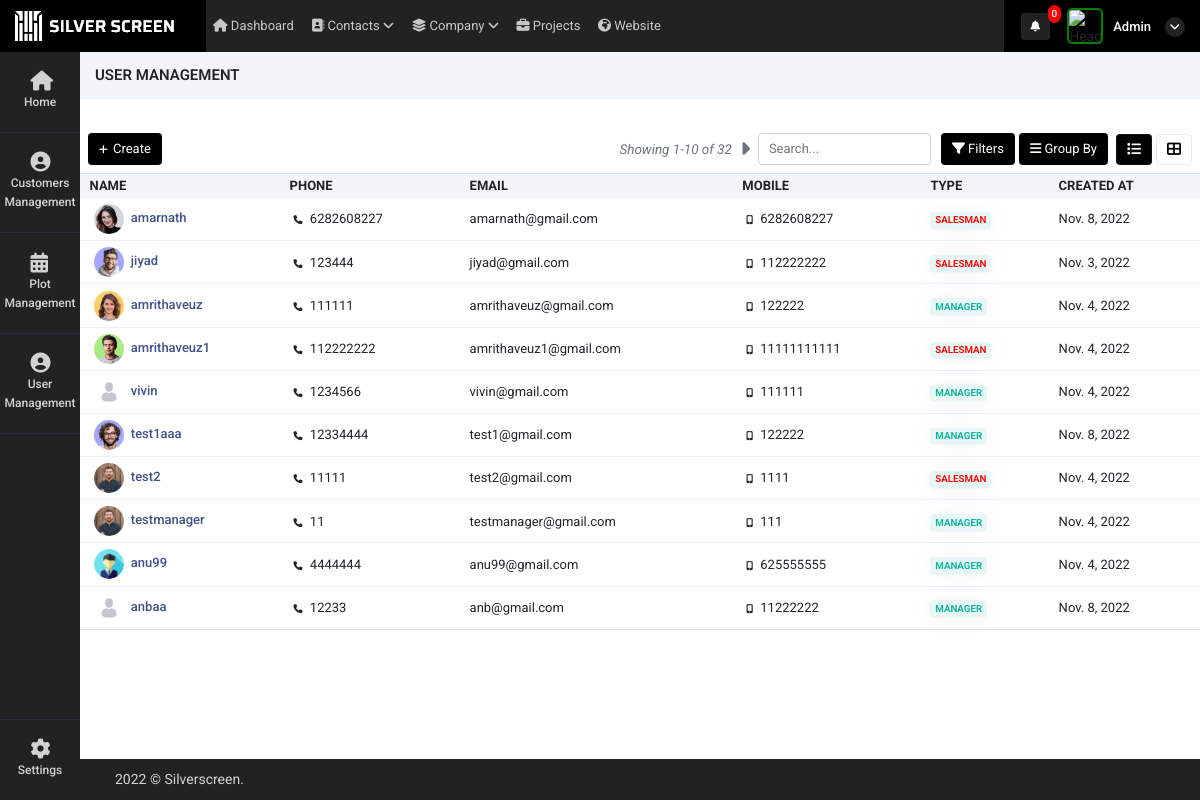
Screenshot of /user_management (signed in) with the database file from the repository.
### super_admin/models.py (models this page shows)
class common(models.Model):  # COMM0N
    dt = models.DateField(auto_now=True)
    tm = models.TimeField(auto_now=True)
    updated = models.DateTimeField(default=timezone.now)
    status = models.CharField(max_length=255, null=True)
    class Meta:
        abstract = True

class user_Details(common):
    auth_user = models.ForeignKey(User,on_delete=models.CASCADE,related_name="auth_user_login_id", null=True)
    name = models.CharField(max_length=255,null=True)
    phone = models.CharField(max_length=255,null=True)
    email = models.EmailField(null=True)
    mobile = models.CharField(max_length=255,null=True)
    emp_id = models.CharField(max_length=255,null=True)
    address1 = models.CharField(max_length=255,null=True)
    address2 = models.CharField(max_length=255,null=True)
    city = models.CharField(max_length=255,null=True)
    state = models.CharField(max_length=255,null=True)
    country = models.CharField(max_length=255,null=True)
    zip = models.CharField(max_length=255,null=True)
    password_geration_type = models.CharField(max_length=255,choices=password_generate_option,null=True)
    user_type = models.CharField(max_length=255,choices=login_user_type,null=True)
    atatchment = models.FileField(upload_to="user_image",null=True)
    created_by = models.ForeignKey(User,on_delete=models.CASCADE,related_name="added_by_user_id", null=True)
    plot_list_view = models.CharField(max_length=255,null=True)
    price_visibility = models.IntegerField(null=True,default=1)
    property_access =  models.CharField(max_length=255,choices=property_access_option,null=True)
    manager_nav_ploat_permission = models.IntegerField(default=0)
    manager_nav_user_permission = models.IntegerField(default=0)
    manager_nav_plot_edit_permission = models.IntegerField(default=0)

### super_admin/views.py (the view)
# urls.py: path('user_management',views.user_management,name='user_management'),
def user_management(request):
    page_number = request.GET.get("page")
    user_data = user_Details.objects.all()
    data_paginator = Paginator(user_data, 10)
    try:
        page_obj = data_paginator.get_page(page_number)
    except PageNotAnInteger:
        page_obj = data_paginator.page(1)
    context = {
        'user_data': user_data,
        'page_obj': page_obj
    }
    return render(request, 'super_admin/user_management.html', context)

### super_admin/templates/super_admin/user_management.html (shortened to what this page needs)
 {% extends "super_admin/base10.html" %}
{% load static %}
    {% block content %}
    <div class="container-fluid px-0">
        <div class="row">
            <div class="col-12 buttns">
                <h5>User Management</h5>
            </div>
            </div>
            </div>
    <div class="container-fluid mt-4 px-0">
        <div class="tab-content contnt" id="demo_result_employee">
            <div class="tab-pane active" id="home1" role="tabpanel">
                <div
                    class="d-flex align-items-center justify-content-between px-2">
                    <div class="col-md-4 px-0">
                        <a href="create_user"><button type="button"
                                class="btn btn-prim add-btn create-button"><i
                                    class="fas fa-plus"></i>
                                Create
                            </button></a>
                    </div>
                    <div class="d-flex align-items-center">
                        <span class="text-muted d-flex align-items-center">
                            <i class="text-muted" style="font-size: 13.5px;">Showing {{ page_obj.start_index }}-{{ page_obj.end_index }} of {{ page_obj.paginator.count }}</i>
                            {% if page_obj.has_next %}
                                <a class="next_page_action" data-url="next_page_action_url_user?page={{page_obj.next_page_number}}"  style="color: black;" href="#"><i class="fas fa-caret-right ml-2 pagintn text-muted pagination_add" style="font-size: 20px;margin-top: 3px;"></i></a>
                            {% endif %}
                        </span>
                        <input type="text" class="form-cont ml-2"
                            placeholder="Search..." autocomplete="off"
                            id="search_value" value="" onkeyup="myFunction()">
                        <div class="dropdown btn-group fitr">
                            <button type="button" class="btn btn-prim dropdown-toggle" data-toggle="dropdown">
                                <i class="fas fa-filter"></i>
                                Filters
                            </button>
                        </div>
                        <div class="dropdown btn-group grpby">
                            <button type="button" class="btn btn-prim mx-1 dropdown-toggle" data-toggle="dropdown"> <i
                                    class="fas fa-bars"></i>
                                Group By
                            </button>
                        </div>
                        <ul class="nav nav-tabs nav-ta" role="tablist">
                            <li class="nav-item mx-1">
                                <a class="nav-link kan-tab active"
                                    data-toggle="tab" href="#ho" role="tab"
                                    aria-selected="false">
                                    <i class="fas fa-list"></i>
                                </a>
                            </li>
                            <li class="nav-item">
                                <a class="nav-link kan-tab" data-toggle="tab"
                                    href="#pro" role="tab"
                                    aria-selected="false">
                                    <i class="fas fa-th-large"></i>
                                </a>
                            </li>
                        </ul>
                    </div>
                </div>
                <div class="tab-content">
                    <div class="tab-pane active" id="ho" role="tabpanel">
                        <div class="table-responsive mb-1  mt-2">
                            <table class="table table-nowrap align-middle user_table"
                                id="orderTable">
                                <thead class="table-light">
                                    <tr class="text-uppercase">
                                        <th class="sort"
                                            data-sort="customer_name" style="width:200px;">
                                            Name</th>
                                        <th class="sort"
                                            data-sort="product_name">
                                           Phone
                                        </th>
                                        <th class="sort" data-sort="date">Email</th>
                                        <th class="sort" data-sort="company">
                                           Mobile
                                        </th>
                                        <th class="sort" data-sort="company">
                                            Type
                                         </th>
                                        <th class="sort" data-sort="company">
                                           Created At
                                        </th>
                                    </tr>
                                </thead>
                                <tbody class="list form-check-all append_search_result">
                                    {% for i in page_obj  %}
                                    <tr onclick="window.location='user_edit?id={{i.id}}'">
                                        {% if i.atatchment == "" %}
                                        <td class="id"><img style="width:30px;    border-radius: 50%;" src="{% static 'adminicon.jpg' %}" class="m-1"/><a href="user_edit?id={{i.id}}"
                                                class="fw-medium link-primary">&nbsp;{{i.name}}</a>
                                        </td>
                                        {% else %}
                                        <td class="id"><img style="width:30px;    border-radius: 50%;" src="./media/{{i.atatchment}}" class="m-1"/><a href="user_edit?id={{i.id}}"
                                                class="fw-medium link-primary">&nbsp;{{i.name}}</a>
                                        </td>
                                        {% endif %}
                                        <td class="customer_name"><i class="fa fa-phone m-1" style="font-size: 9px;"></i>&nbsp;{{i.phone}}
                                        </td>
                                        <td class="product_name">{{i.email}}</td>
                                        <td class="date"><i class="fa fa-mobile m-1" style="font-size: 9px;"></i>&nbsp;{{i.mobile}}</td>
                                        <td class="company">
                                            {% if i.user_type == "manager" %}
                                            <span
                                                class="badge badge-soft-success text-uppercase">Manager</span>
                                            {% elif i.user_type == "salesman"  %}
                                            <span style="color: red!important"
                                                class="badge badge-soft-success text-uppercase">Salesman</span>
                                                {% elif i.user_type == "admin"  %}
                                                <span style="color: rgb(35, 43, 156)!important"
                                                    class="badge badge-soft-success text-uppercase">Admin</span>
                                            {% endif %}
                                            </td>
                                        <td class="status">{{i.dt}}
                                        </td>
                                    </tr>
                                    {% endfor %}
                                </tbody>
                            </table>
                        </div>
                    </div>
                </div>
            </div>
        </div>
    </div>
{% endblock %}

### super_admin/templates/super_admin/base10.html (shortened to what this page needs)
<!doctype html>
<html lang="en">
    {% load static %}
    {% load notification %}
<head>
    <link rel="stylesheet" href="{% static 'admin/css/morris.css' %}">
    <link href="{% static 'admin/css/bootstrap.min.css' %}" rel="stylesheet" type="text/css" />
    <link href="{% static 'admin/css/icons.css' %}" rel="stylesheet" type="text/css" />
    <link href="{% static 'admin/css/style.css' %}" rel="stylesheet" type="text/css" />
</head>
<body class="">
    <div id="wrapper">
        <div class="left side-menu">
            <div class="slimscroll-menu" id="remove-scroll">
                <div id="sidebar-menu" class="sidaber_menu">
                    <ul class="" id="side-menu">
                        <li>
                            <a class="splnav" href="{% url 'home' %}"> <i class="fa fa-home"></i>
                                <p>Home</p>
                            </a>
                        </li>
                        {% if request.user|get_user_type_action:"user_type" %}
                        <li>
                            <a href="customer_management" class="splnav"> <i class="fa fa-user-circle"></i>
                                <p>Customers Management</p>
                            </a>
                        </li>
                        {% endif %}
                        {% if request.user|get_nav_permission:"plot_management" %}
                        <li>
                            <a class="splnav" href="property_management"> <i class="fa fa-calendar"></i>
                                <p>Plot Management</p>
                            </a>
                        </li>
                        {% endif %}
                        {% if request.user|get_nav_permission:"user_management" %}
                        <li>
                            <a href="user_management" class="splnav"> <i class="fa fa-user-circle"></i>
                                <p>User  Management</p>
                            </a>
                        </li>
                        {% endif %}
                        <li class="bootm_toggle_settings_button ">
                            <a class="splnav bdr_btmnone_nav" href="profile"> <i class="fa fa-cog"></i>
                                <p>Settings</p>
                            </a>
                        </li>
                    </ul>
                </div>
            </div>
        </div>
        <div class="content-page">
            <div class="topbar">
                <div class="navbar-header">
                    <div class="d-flex">
                        <div class="binance">
                            <img src="{% static 'admin/img/silv.png' %}" alt="">
                        </div>
                    </div>
                    <ul class="navbar-nav1 bg-2 col">
                        <li class="nav-item d-none d-sm-inline-block">
                            <a href="" class="nav-link"><i class="fa fa-home"></i> Dashboard</a>
                        </li>
                        <li class="nav-item d-none d-sm-inline-block">
                            <a href="" class="nav-link"><i class="fa fa-address-book"></i> Contacts <i
                                    class="a-right fa fa-angle-down"></i></a>
                        </li>
                        <li class="nav-item d-none d-sm-inline-block">
                            <a href="" class="nav-link"><i class="fas fa-layer-group"></i> Company <i
                                    class="a-right fa fa-angle-down"></i></a>
                        </li>
                        <li class="nav-item d-none d-sm-inline-block">
                            <a href="" class="nav-link"><i class="fas fa-briefcase"></i> Projects</a>
                        </li>
                        <li class="nav-item d-none d-sm-inline-block">
                            <a href="" class="nav-link"><i class="fas fa-globe-africa"></i> Website</a>
                        </li>
                    </ul>
                    <div class="d-flex align-items-center icns">
                        <div class="dropdown topbar-head-dropdown ms-1 header-item">
                            <a href="view_all_activity">
                                <i class="fas fa-bell fs-icn">
                                    <span
                                        class="position-absolute topbar-badge fs-9 translate-middle badge rounded-pill bg-red">{{ request.user|get_notifications:"sss" }}</span></i>
                                    </a>
                        </div>
                        <div class="dropdown header-item topbar-user king button-drpdown">
                            <span class="d-flex align-items-center drpdown-toggle">
                                <img class="header-profile-user" src="{{ request.user|get_loginUsernameImage:"sss" }}" alt="Header Avatar">
                                <span class="text-start ms-xl-2">
                                    <span class="d-none d-xl-inline-block ms-1 fw-medium user-name-text">  {{request.user.username|title}}</span>
                                    <i class="pro-icn fa fa-angle-down"></i>
                                </span>
                            </span>
                        </div>
                    </div>
                </div>
            </div>
            <div class="content">
                {% block content %}
                {% endblock %}
            </div>
            <footer class="footer">
                <div class="container-fluid">
                    <div class="row">
                        <div class="col-sm-6">
                             © Silverscreen.
                        </div>
                        <div class="col-sm-6">
                        </div>
                    </div>
                </div>
            </footer>
        </div>
    </div>
</body>
</html>

### rows the page displays
user_Details: atatchment (picture), name "amarnath", phone "6282608227", email "amarnath@gmail.com", mobile "6282608227", user_type "SALESMAN", dt "Nov. 8, 2022"
user_Details: atatchment (picture), name "jiyad", phone "123444", email "jiyad@gmail.com", mobile "112222222", user_type "SALESMAN", dt "Nov. 3, 2022"
user_Details: atatchment (picture), name "amrithaveuz", phone "111111", email "amrithaveuz@gmail.com", mobile "122222", user_type "MANAGER", dt "Nov. 4, 2022"
user_Details: atatchment (picture), name "amrithaveuz1", phone "112222222", email "amrithaveuz1@gmail.com", mobile "11111111111", user_type "SALESMAN", dt "Nov. 4, 2022"
user_Details: name "vivin", phone "1234566", email "vivin@gmail.com", mobile "111111", user_type "MANAGER", dt "Nov. 4, 2022"
user_Details: atatchment (picture), name "test1aaa", phone "12334444", email "test1@gmail.com", mobile "122222", user_type "MANAGER", dt "Nov. 8, 2022"
user_Details: atatchment (picture), name "test2", phone "11111", email "test2@gmail.com", mobile "1111", user_type "SALESMAN", dt "Nov. 4, 2022"
user_Details: atatchment (picture), name "testmanager", phone "11", email "testmanager@gmail.com", mobile "111", user_type "MANAGER", dt "Nov. 4, 2022"
user_Details: atatchment (picture), name "anu99", phone "4444444", email "anu99@gmail.com", mobile "625555555", user_type "MANAGER", dt "Nov. 4, 2022"
user_Details: atatchment (placeholder picture), name "anbaa", phone "12233", email "anb@gmail.com", mobile "11222222", user_type "MANAGER", dt "Nov. 8, 2022"

### other values shown
{{ request.user|get_notifications:"sss" }} "0"
{{ request.user.username|title }} "Admin"
{{ page_obj.start_index }} "1"
{{ page_obj.end_index }} "10"
{{ page_obj.paginator.count }} "32"
